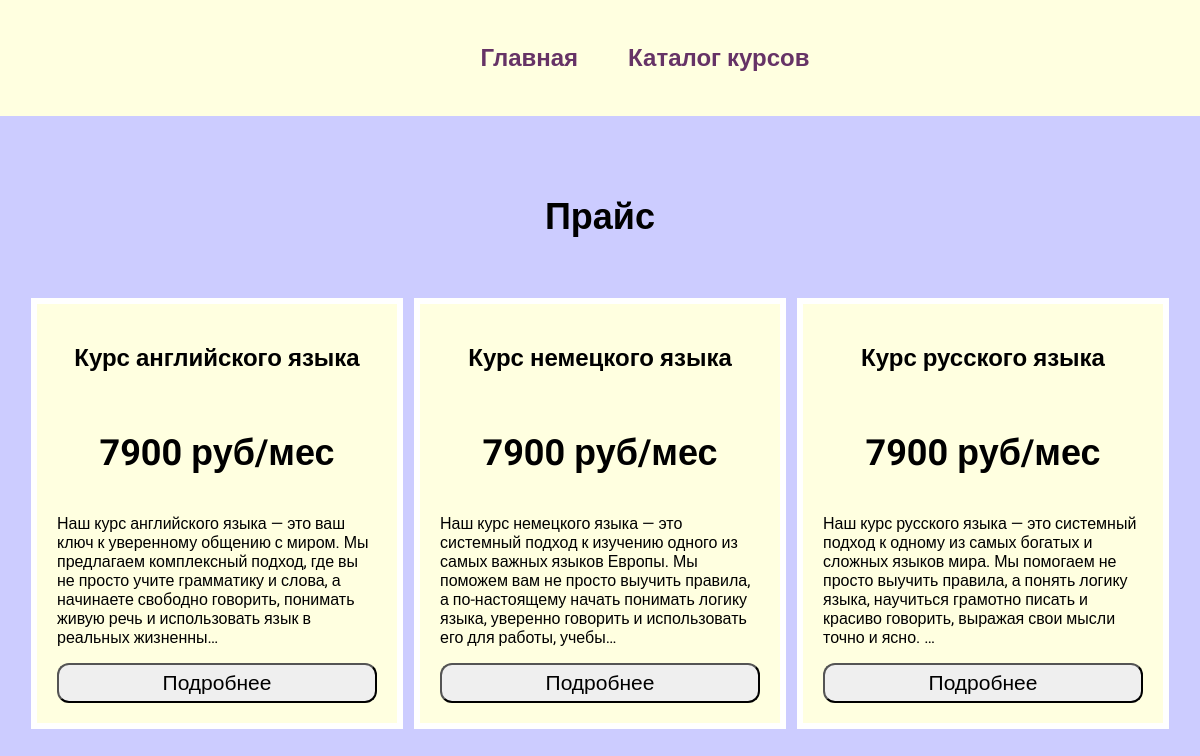
Page /language/ on the committed database.
### language/models.py (models this page shows, shortened)
class Language(models.Model):
    title = models.CharField(max_length=200)
    description = models.TextField()
    price = models.CharField(max_length=200)

### language/views.py (the view)
# urls.py: path('', views.languages, name='languages'),
def languages(request):
    languages = Language.objects.all()
    return render(request, 'language/languages.html', {'languages': languages})

### language/templates/language/languages.html
{% extends 'blogs/base.html' %}
{% block content %}
<h1>Прайс</h1>
<div class="block">
    {% for lang in languages %}
    <div class="element">
        <div class="text">
            <h2 class="block">{{ lang.title }}</h2>
            <h1>{{ lang.price }}</h1>
            <p>{{ lang.description|striptags|truncatechars:240 }}</p>
            <a href="{% url 'detail' lang.id %}"><button>Подробнее</button></a>
        </div>
    </div>
    {% endfor %}
</div>
{% endblock %}

### blogs/static/css/style.css (style rules this page uses)
body { font-family: "Roboto", sans-serif; padding: 0; margin: 0; background: #CCCCFF; }
.block { display: flex; flex-wrap: wrap; justify-content: space-evenly; margin-bottom: 60px; }
.element, .count { background: lightyellow; border: 6px solid #FFF; margin: 20px 0; }
.text { width: 360px; padding: 20px; box-sizing: border-box; }
.content h1 { text-align: center; margin: 60px 0 40px; font-size: 36px; }
button { width: 320px; height: 40px; border-radius: 12px; justify-content: center; align-items: center; font-size: 21px; }

### rows in the picture
Language: title "Курс английского языка", price "7900 руб/мес", description "Наш курс английского языка — это ваш ключ к уверенному общению с миром. Мы предлагаем комплексный подход, где вы не просто учите грамматику и слова, а начинаете свободно говорить, понимать живую речь и использовать язык в реальных жизненны…"
Language: title "Курс немецкого языка", price "7900 руб/мес", description "Наш курс немецкого языка — это системный подход к изучению одного из самых важных языков Европы. Мы поможем вам не просто выучить правила, а по-настоящему начать понимать логику языка, уверенно говорить и использовать его для работы, учебы…"
Language: title "Курс русского языка", price "7900 руб/мес", description "Наш курс русского языка — это системный подход к одному из самых богатых и сложных языков мира. Мы помогаем не просто выучить правила, а понять логику языка, научиться грамотно писать и красиво говорить, выражая свои мысли точно и ясно. …"
